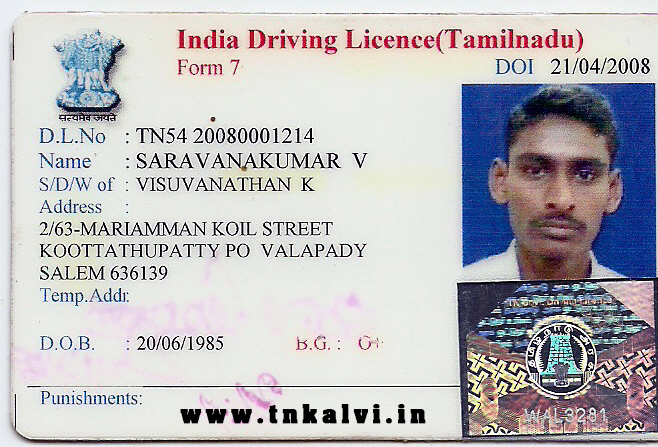
#> input picture Licenses/103.jpg, 658 x 447 px, found by its file name
$ python summa.py   (older library calls are emulated)
#> lines starting #> are read from the running program, lines starting #| are printed output that depends on the picture; after the words box and inside, x2 and y2 are one past the last pixel; in counts of white or black regions, pixels touching at a corner belong together
import cv2
import pytesseract
img=cv2.imread("C:/Users/Internship004/Desktop/Licenses/103.jpg")
#> img is the input picture: shape (447, 658, 3); mean B, G, R 189.7, 186.1, 187.8
I=cv2.imread("C:/Users/Internship004/Desktop/Licenses/103.jpg")
i=cv2.imread("C:/Users/Internship004/Desktop/Licenses/103.jpg")
G_Image=cv2.cvtColor(img,cv2.COLOR_BGR2GRAY)
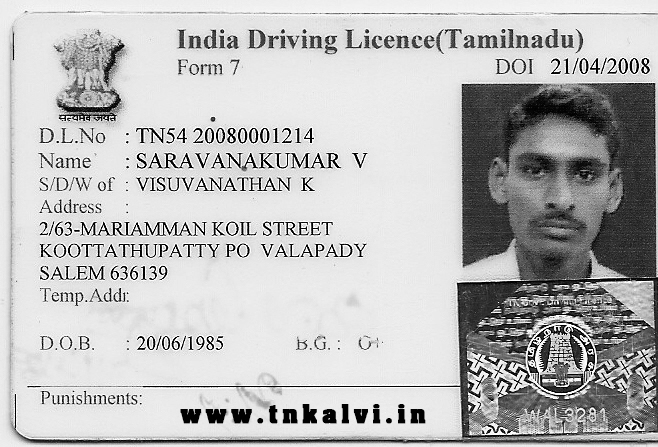
#> G_Image: shape (447, 658); min 0, max 255, mean 187

#Otsu Thresholding
blur = cv2.GaussianBlur(G_Image,(1,1),0)
ret,th = cv2.threshold(blur,0,255,cv2.THRESH_BINARY_INV+cv2.THRESH_OTSU)
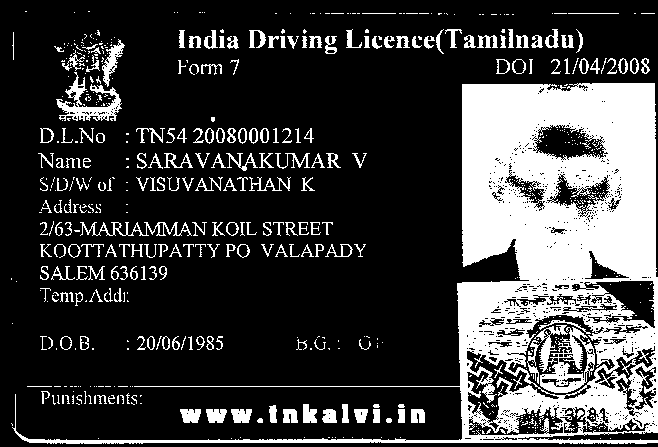
#> th: shape (447, 658); 24.2% white; 650 white regions (442 under 20 px)
#> ret = 145
image, contours, hierarchy = cv2.findContours(th,cv2.RETR_EXTERNAL,cv2.CHAIN_APPROX_SIMPLE)
#> contours = 439 contours, 314 with area under 20; largest, box (x1, y1, x2, y2) and area: (12, 83, 658, 444) 68592, (56, 72, 122, 121) 984, (102, 39, 125, 87) 350, (80, 222, 192, 236) 338, (231, 409, 252, 423) 206
#img = cv2.drawContours(Image, contours, -1, (0,255,0), 3)

for contour in contours:
        # get rectangle bounding contour
        [x, y, w, h] = cv2.boundingRect(contour)

        if h>20:
            continue

        # draw rectangle around contour on original image
        cv2.rectangle(I, (x, y), (x + w, y + h), (255, 0, 255), 0)
#> this loop made 439 passes
#> (x, y, w, h) on passes 1 to 3: (610, 438, 1, 1), (600, 438, 1, 1), (537, 438, 1, 1)
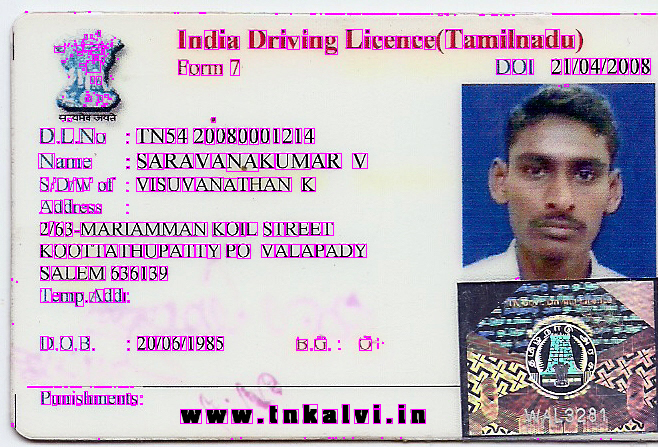
#> I: shape (447, 658, 3); 4.13% of pixels changed, all inside (x1, y1, x2, y2) = (11, 11, 656, 440)
cv2.imshow("New.jpg",I)
cv2.waitKey(0)
cv2.destroyAllWindows()

$ run again, with Licenses/101.jpg copied over Licenses/103.jpg
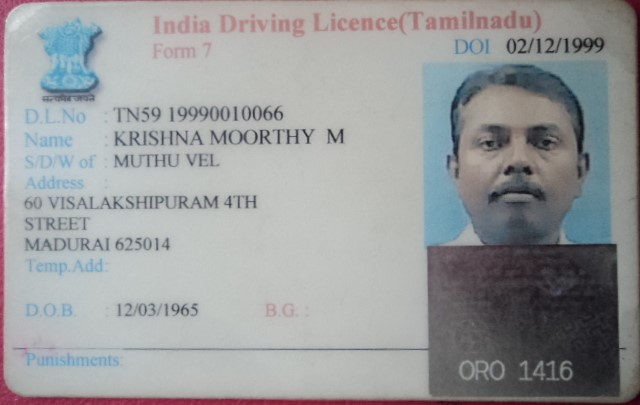
#> input picture Licenses/101.jpg, 640 x 405 px, found by its file name
#> img is the input picture: shape (405, 640, 3); mean B, G, R 156.1, 155, 153.3
#> `ret,th = cv2.threshold(blur,0,255,cv2.THRESH_BINARY_INV+cv2.THRESH_OTSU)`:
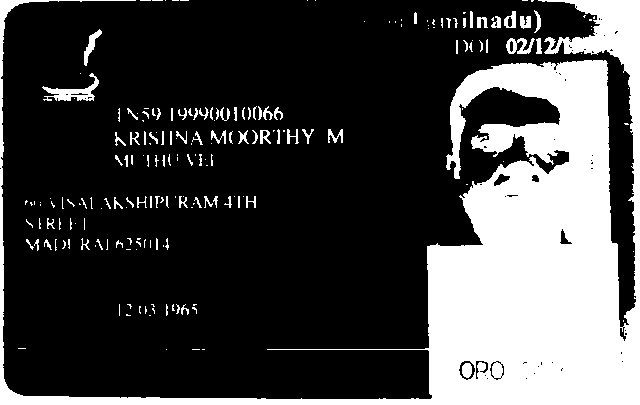
#> th: shape (405, 640); 26.6% white; 204 white regions (117 under 20 px)
#> ret = 132
#> contours = 203 contours, 172 with area under 20; largest, box (x1, y1, x2, y2) and area: (0, 0, 640, 405) 61995, (42, 73, 99, 101) 474, (506, 38, 535, 54) 222, (84, 29, 102, 66) 176, (504, 11, 516, 28) 130
#> the loop `for contour in contours:` made 203 passes
#> (x, y, w, h) on passes 3, 7, 8: (166, 349, 1, 1), (126, 314, 5, 2), (152, 308, 3, 6)
#> after the loop `for contour in contours:`:
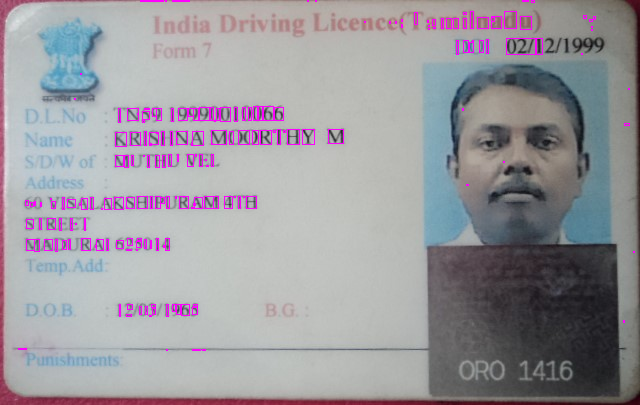
#> I: shape (405, 640, 3); 1.78% of pixels changed, all inside (x1, y1, x2, y2) = (18, 0, 635, 351)

$ run again, with Licenses/104.jpg copied over Licenses/103.jpg
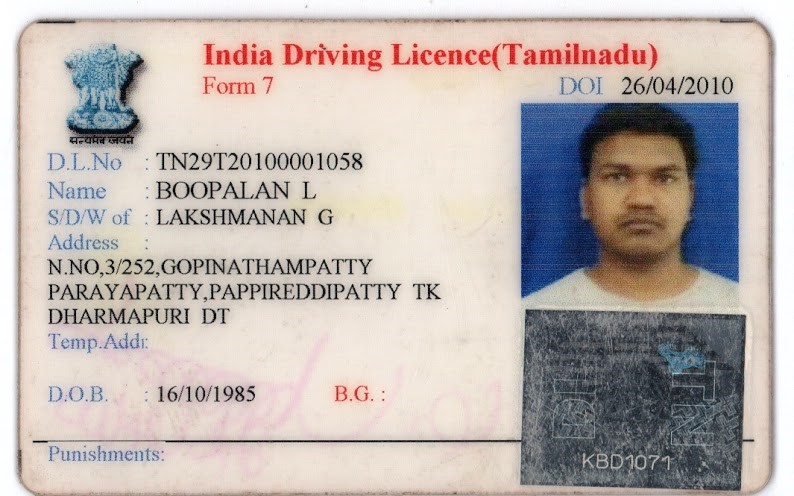
#> input picture Licenses/104.jpg, 794 x 496 px, found by its file name
#> img is the input picture: shape (496, 794, 3); mean B, G, R 176.2, 180.4, 189.4
#> `ret,th = cv2.threshold(blur,0,255,cv2.THRESH_BINARY_INV+cv2.THRESH_OTSU)`:
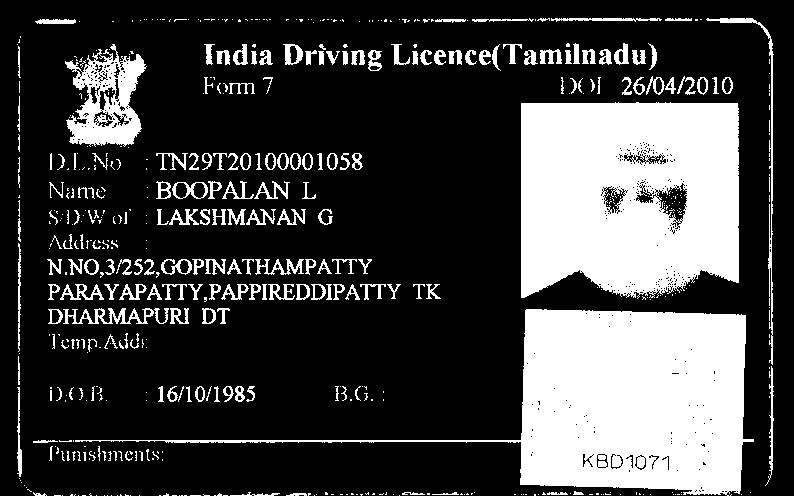
#> th: shape (496, 794); 25.9% white; 566 white regions (367 under 20 px)
#> ret = 150
#> contours = 522 contours, 379 with area under 20; largest, box (x1, y1, x2, y2) and area: (521, 102, 739, 299) 39334, (75, 309, 754, 496) 39276, (65, 44, 147, 147) 4930, (706, 18, 774, 365) 530, (63, 308, 154, 324) 468
#> the loop `for contour in contours:` made 522 passes
#> (contour, x, y, w, h) on passes 3 to 5: ([[223, 495], [227, 495]], 223, 495, 5, 1), ([[214, 495], [215, 495]], 214, 495, 2, 1), ([[190, 495], [200, 495]], 190, 495, 11, 1)
#> after the loop `for contour in contours:`:
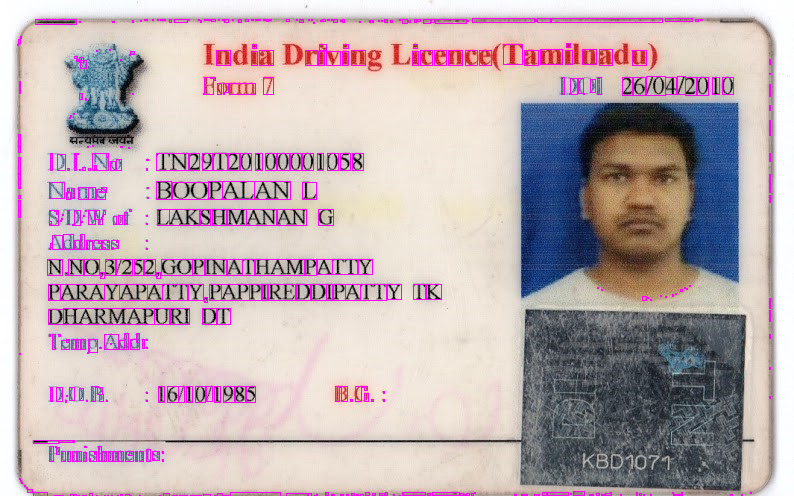
#> I: shape (496, 794, 3); 3.23% of pixels changed, all inside (x1, y1, x2, y2) = (17, 18, 771, 496)
